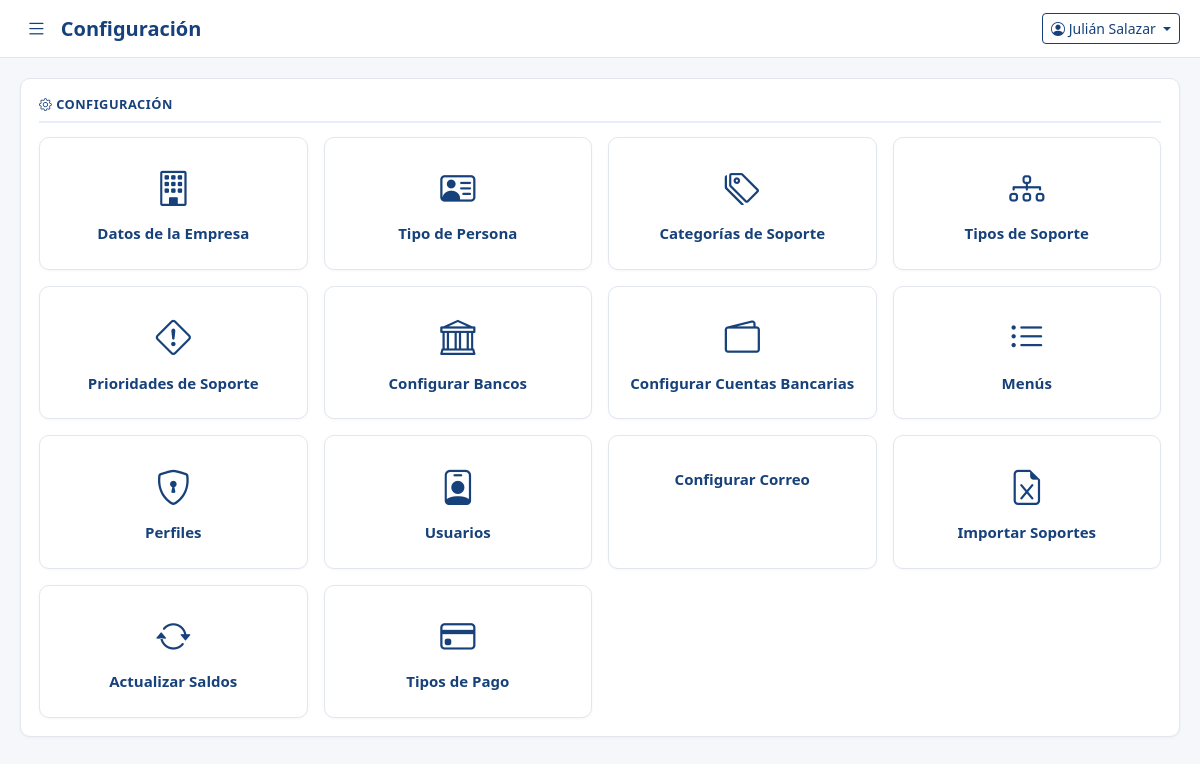
The app's page /sistema/menu_opciones.php?padre=9 (signed in), older data.
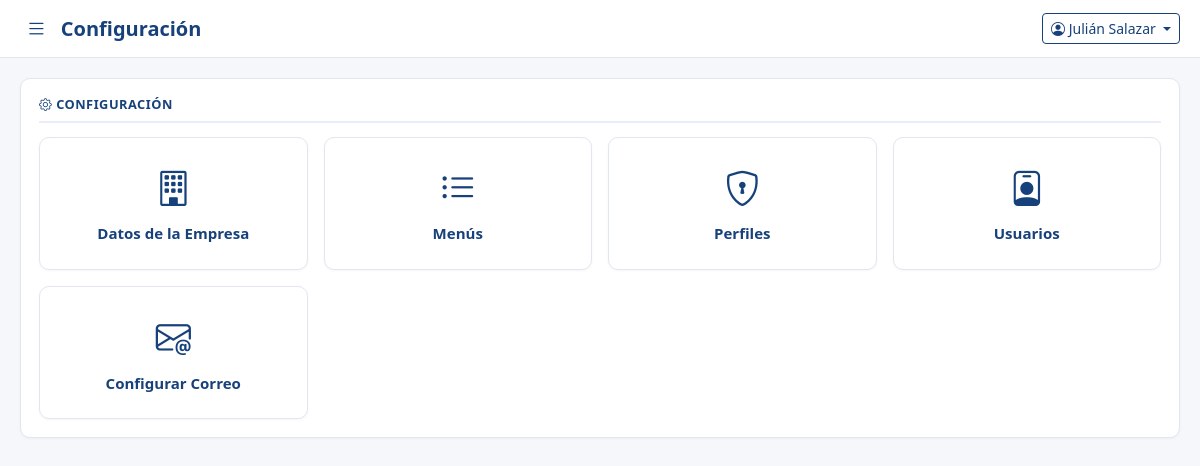
The same page, newer data.
### tables this page shows
CREATE TABLE `tbl_menu_admin` (
  `id` int(11) NOT NULL AUTO_INCREMENT,
  `nombre` varchar(100) NOT NULL,
  `url` varchar(150) NOT NULL,
  `icono` varchar(50) DEFAULT NULL,
  `orden` int(11) NOT NULL DEFAULT 0,
  `is_submenu` int(11) NOT NULL DEFAULT 0,
  `state` tinyint(1) NOT NULL DEFAULT 1,
  `user_ing` int(11) DEFAULT NULL,
  `fecha_hora_ing` datetime NOT NULL DEFAULT current_timestamp(),
  PRIMARY KEY (`id`)
);

### sistema/includes/sidebar.php (called while the page is built, shortened)
<?php
$permisos = $_SESSION['tsp_permisos'] ?? [];
if ($permisos) {
    $placeholders = implode(',', array_fill(0, count($permisos), '?'));
    $stmtMenu = $pdo->prepare("SELECT * FROM tbl_menu_admin WHERE state = 1 AND is_submenu = 0 AND id IN ($placeholders) ORDER BY orden ASC");
    $stmtMenu->execute($permisos);
    $opcionesMenu = $stmtMenu->fetchAll();
}
?>

### sistema/includes/functions.php (called while the page is built, shortened)
<?php
function limpiar($valor) {
    return htmlspecialchars(trim($valor ?? ''), ENT_QUOTES, 'UTF-8');
}

### sistema/menu_opciones.php (the view, shortened to what this page needs)
<?php
require_once __DIR__ . '/includes/auth.php';
require_once __DIR__ . '/includes/functions.php';
$padre = (int)($_GET['padre'] ?? 0);
$stmtPadre = $pdo->prepare("SELECT * FROM tbl_menu_admin WHERE id = ?");
$stmtPadre->execute([$padre]);
$menuPadre = $stmtPadre->fetch();
$permisos = $_SESSION['tsp_permisos'] ?? [];
$opciones = [];
if ($permisos) {
    $placeholders = implode(',', array_fill(0, count($permisos), '?'));
    $stmt = $pdo->prepare("SELECT * FROM tbl_menu_admin WHERE state = 1 AND is_submenu = ? AND id IN ($placeholders) ORDER BY orden ASC");
    $stmt->execute(array_merge([$padre], $permisos));
    $opciones = $stmt->fetchAll();
}
include __DIR__ . '/includes/header.php';
?>
<div class="card-panel">
    <h6 class="panel-title"><i class="bi <?= limpiar($menuPadre['icono'] ?: 'bi-grid') ?>"></i> <?= limpiar($menuPadre['nombre']) ?></h6>
    <div class="row g-3">
        <?php foreach ($opciones as $op): ?>
            <?php
                $separador = str_contains($op['url'], '?') ? '&' : '?';
                $enlaceHijo = $op['url'] . $separador . 'padre=' . $padre;
            ?>
            <div class="col-6 col-md-4 col-lg-3">
                <a href="<?= limpiar($enlaceHijo) ?>" class="text-decoration-none">
                    <div class="card-panel text-center py-4 h-100 mb-0 cursor-pointer" style="transition: box-shadow .15s;"
                         onmouseover="this.style.boxShadow='0 4px 14px rgba(23,65,122,0.18)'"
                         onmouseout="this.style.boxShadow=''">
                        <i class="bi <?= limpiar($op['icono'] ?: 'bi-dot') ?>" style="font-size:2.2rem; color: var(--azul-principal);"></i>
                        <div class="mt-2 fw-semibold text-tsp"><?= limpiar($op['nombre']) ?></div>
                    </div>
                </a>
            </div>
        <?php endforeach; ?>
    </div>
</div>
<?php include __DIR__ . '/includes/footer.php'; ?>

Row changes from the older to the newer data that the page shows:
removed tbl_menu_admin: nombre "Tipo de Persona"
removed tbl_menu_admin: nombre "Categorías de Soporte"
removed tbl_menu_admin: nombre "Tipos de Soporte"
removed tbl_menu_admin: nombre "Prioridades de Soporte"
removed tbl_menu_admin: nombre "Configurar Bancos"
removed tbl_menu_admin: nombre "Configurar Cuentas Bancarias"
removed tbl_menu_admin: nombre "Importar Soportes"
removed tbl_menu_admin: nombre "Actualizar Saldos"
removed tbl_menu_admin: nombre "Tipos de Pago"
changed tbl_menu_admin "Configurar Correo": icono "bi-envelope-gear" → "bi-envelope-at" (drawn)
